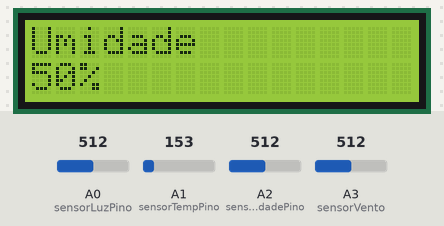
Bench run of a sketch on a simulated Arduino Uno, built with avr-gcc and run on an emulated ATmega328P. Shown: 16×2 character LCD. The inputs (shaded band) are chosen by the test bench; at power-on: A1 (sensorTempPino) = 153, A0 (sensorLuzPino) = 512, A2 (sensorUmidadePino) = 512, A3 (sensorVento) = 512.

Above: at 3.1 s.
At 9.2 s:
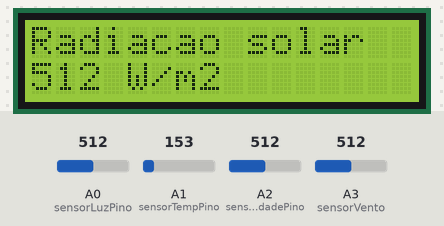
12.7 s: A1 (sensorTempPino) set to 165
At 17.7 s:
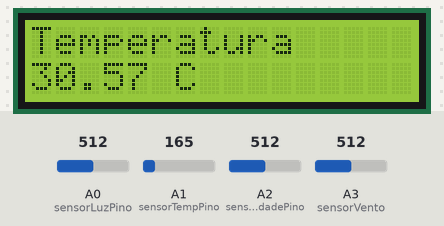
At 24.1 s:
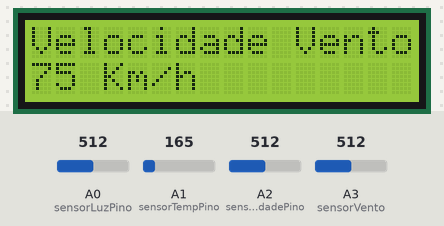
Timing chart, 0 to 24.4 s (numbered marks = the images above; inputs shaded):
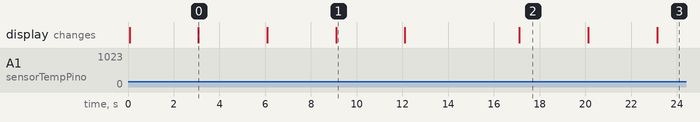

The sketch:

esta_o_meteorol_gica_agr_cola_gs1.ino
```cpp
// Carrega a Biblioteca LiquidCrystal
#include <LiquidCrystal.h>

// Define os pinos que serão utilizados para ligação ao display
LiquidCrystal LCD(12, 11, 5, 4, 3, 2);

// Define os pinos dos sensores
int sensorLuzPino = A0;
int sensorTempPino = A1;
int sensorUmidadePino = A2;
int sensorVento = A3;

// Variáveis globais para armazenar as somas e contadores
int somaVento = 0;
int somaLuz = 0;
float somaTemp = 0;
int somaUmidade = 0;
int contadorLeituras = 0;

void setup()
{
  // Inicializa o LCD com 16 colunas por 2 linhas
  LCD.begin(16, 2);

  // Limpa o conteúdo do LCD
  LCD.setCursor(0, 0);
  LCD.print("                ");
  LCD.setCursor(0, 1);
  LCD.print("                ");
}

void loop()
{
  // Realiza as leituras dos sensores
  int luz = analogRead(sensorLuzPino);
  float tempSemConversao = analogRead(sensorTempPino);
  int umidadeSemConversao = analogRead(sensorUmidadePino);
  int velocidadeVentoSemConversao = analogRead(sensorVento);

  // Realiza as conversões
  float tensaoTemp = (tempSemConversao / 1024.0) * 5;
  float temp = (tensaoTemp - 0.5) * 100;
  int umidade = map(umidadeSemConversao, 0, 1023, 0, 100);
  int velocidadeVento = map(velocidadeVentoSemConversao, 0, 1023, 0, 150);

  // Soma os valores lidos dos sensores
  somaLuz += luz;
  somaTemp += temp;
  somaUmidade += umidade;
  somaVento += velocidadeVento;

  contadorLeituras++;

  // Verifica se já foram realizadas as 5 leituras
  if (contadorLeituras == 5)
  {
    // Calcula as médias das leituras
    int mediaLuz = somaLuz / 5;
    float mediaTemp = somaTemp / 5;
    int mediaUmidade = somaUmidade / 5;
    int mediaVelocidadeVento = somaVento / 5;

    // Reseta as variáveis de soma e contador
    somaLuz = 0;
    somaTemp = 0;
    somaUmidade = 0;
    contadorLeituras = 0;

    // Exibe a média da temperatura no LCD
    LCD.setCursor(0, 0);
    LCD.print("Temperatura");
    LCD.setCursor(0, 1);
    LCD.print(mediaTemp);
    LCD.print(" C");

    // Aguarda 3 segundos
	  delay(3000);
    limpaLCD();

    // Exibe a média da umidade no LCD
    LCD.setCursor(0, 0);
    LCD.print("Umidade");
    LCD.setCursor(0, 1);
    LCD.print(mediaUmidade);
    LCD.print("%");

    delay(3000);
    limpaLCD();

    // Exibe a média da velocidade do vento no LCD
    LCD.setCursor(0, 0);
    LCD.print("Velocidade Vento");
    LCD.setCursor(0, 1);
    LCD.print(mediaVelocidadeVento);
    LCD.print(" Km/h");

    delay(3000);
    limpaLCD();

    // Exibe a média da radiação solar no LCD
    LCD.setCursor(0, 0);
    LCD.print("Radiacao solar");
    LCD.setCursor(0, 1);
    LCD.print(mediaLuz);
    LCD.print(" W/m2");

    delay(3000);
    limpaLCD();

    // Reseta as variáveis de soma e contador novamente
    somaLuz = 0;
    somaTemp = 0;
    somaUmidade = 0;
    somaVento = 0;
    contadorLeituras = 0;

    // Aguarda 5 segundos
    delay(5000);
  }
}

// Limpa o conteúdo do LCD
void limpaLCD(){
    LCD.clear();
    LCD.setCursor(0, 0);
    LCD.print("                ");
    LCD.setCursor(0, 1);
    LCD.print("                ");
}
```

Measured:
- what the display in image 0 shows lasts 3.0 s, from 3.1 s to 6.1 s
